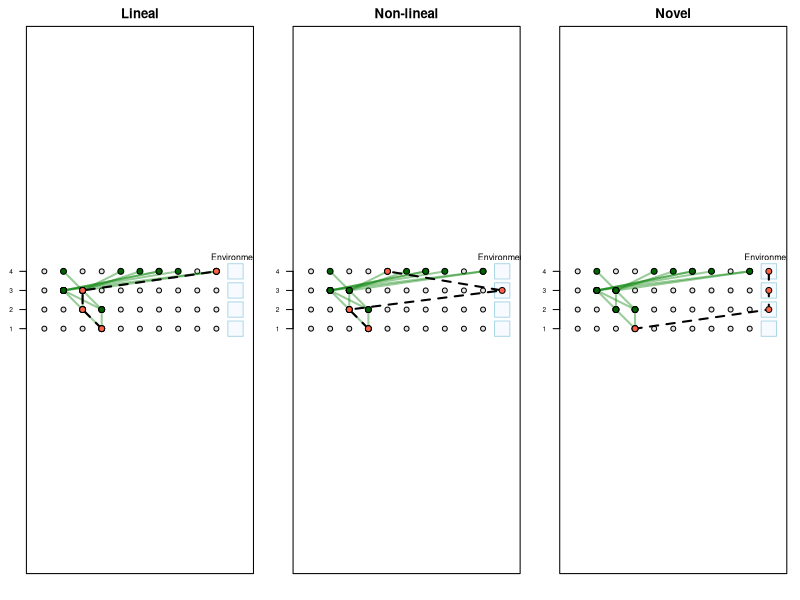
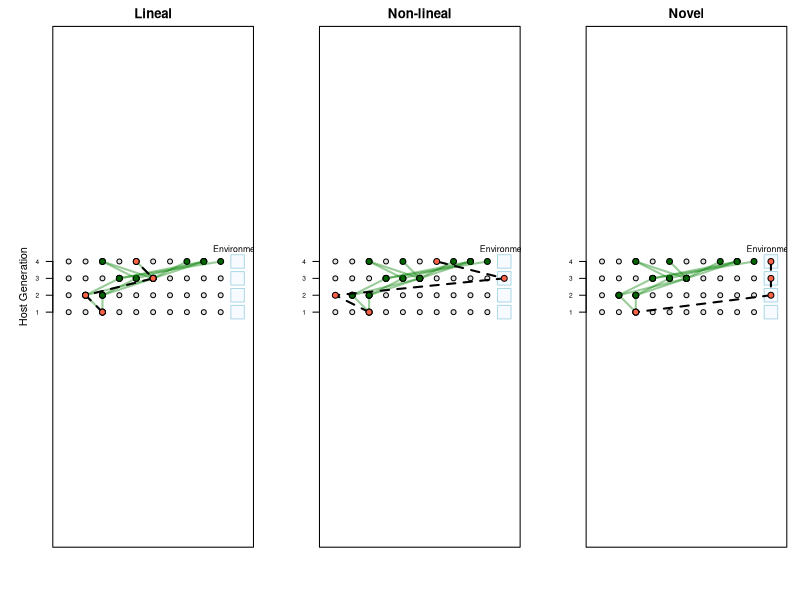

Write the R code that produced these figures, in order.
microbial_lineage_grid_plot <- function(n_hosts = 10, n_gens = 4,
                                        lineage_path,
                                        host_lineage = NULL,
                                        environment_col = n_hosts + 1,
                                        title = "Microbial Lineage Ancestry",
                                        y_axis_label = FALSE) {
  
  plot(NA, xlim = c(0.5, environment_col + 0.5), ylim = c(0.5, n_gens + 0.5),
       xaxt = "n", yaxt = "n",
       xlab = "", ylab = if (y_axis_label) "Host Generation" else "",
       main = title, asp = 1)
  
  axis(2, at = 1:n_gens, labels = paste0("", 1:n_gens), las = 1, cex.axis = 0.6)
  
  for (gen in 1:n_gens) {
    points(1:n_hosts, rep(gen, n_hosts), pch = 21, bg = "gray90", col = "black")
    rect(environment_col - 0.4, gen - 0.4, environment_col + 0.4, gen + 0.4,
         col = rgb(0.9, 0.95, 1, 0.3), border = "lightblue")
  }
  text(environment_col, n_gens + 0.75, "Environment", cex = 0.8)
  
  if (!is.null(host_lineage)) {
    for (line in host_lineage) {
      host_x <- sapply(line, function(pos) pos[2])
      host_y <- sapply(line, function(pos) pos[1])
      lines(host_x, host_y, col = rgb(0, 0.5, 0, 0.4), lwd = 2, alpha=0.1)
      points(host_x, host_y, pch = 21, bg = "darkgreen", col = "black", cex = 1.2)
    }
  }
  
  x_vals <- sapply(lineage_path, function(pos) pos[2])
  y_vals <- sapply(lineage_path, function(pos) pos[1])
  lines(x_vals, y_vals, col = "black", lwd = 2, lty = 2)
  points(x_vals, y_vals, pch = 21, bg = "tomato", col = "black", cex = 1.2)
  
  text(0.5, 1, "", pos = 4, cex = 0.8)
}

compare_microbial_lineages_bifurcating <- function() {
  # set.seed(123)
  par(mfrow = c(1, 3), mar = c(2, 2, 2, 1))
  n_gens <- 4
  n_hosts <- 10
  env_col <- n_hosts + 1
  
  # Track hosts per generation
  host_nodes_by_gen <- list()
  host_edges <- list()
  
  # Start with offspring
  offspring_col <- sample(1:n_hosts, 1)
  host_nodes_by_gen[[1]] <- list(c(1, offspring_col))
  
  for (gen in 2:n_gens) {
    nodes_this_gen <- list()
    for (child in host_nodes_by_gen[[gen - 1]]) {
      parents <- sample(1:n_hosts, 2)
      for (p in parents) {
        parent_node <- c(gen, p)
        nodes_this_gen[[length(nodes_this_gen) + 1]] <- parent_node
        host_edges[[length(host_edges) + 1]] <- list(child, parent_node)
      }
    }
    host_nodes_by_gen[[gen]] <- nodes_this_gen
  }
  
  # Convert edges to path segments for plotting
  host_lineage <- lapply(host_edges, function(edge) list(edge[[1]], edge[[2]]))
  
  # --- Lineal Microbe: follows one ancestral path only ---
  # Build a single host lineage path back in time
  lineage_lineal <- list(c(1, offspring_col))
  current_node <- c(1, offspring_col)
  
  for (gen in 2:n_gens) {
    # Find parent(s) of current node in host_edges
    parent_edges <- Filter(function(edge) {
      all(edge[[1]] == current_node)
    }, host_edges)
    
    if (length(parent_edges) > 0) {
      chosen_parent <- sample(parent_edges, 1)[[1]][[2]]
      if (runif(1) < 0.1) {
        lineage_lineal[[gen]] <- c(gen, env_col)
      } else {
        lineage_lineal[[gen]] <- chosen_parent
        current_node <- chosen_parent
      }
    } else {
      # If no parent found (shouldn't happen), stay in environment
      lineage_lineal[[gen]] <- c(gen, env_col)
    }
  }
  
  microbial_lineage_grid_plot(lineage_path = lineage_lineal,
                              host_lineage = host_lineage,
                              title = "Lineal",
                              y_axis_label = TRUE)
  
  # --- Non-lineal Microbe ---
  lineage_non_lineal <- list(c(1, offspring_col))
  for (gen in 2:n_gens) {
    if (gen == 3) {
      lineage_non_lineal[[gen]] <- c(gen, env_col)
    } else {
      col <- if (runif(1) < 0.1) env_col else sample(1:n_hosts, 1)
      lineage_non_lineal[[gen]] <- c(gen, col)
    }
  }
  
  microbial_lineage_grid_plot(lineage_path = lineage_non_lineal,
                              host_lineage = host_lineage,
                              title = "Non-lineal")
  
  # --- Discordant Microbe ---
  lineage_discordant <- list(c(1, offspring_col))
  for (gen in 2:n_gens) {
    lineage_discordant[[gen]] <- c(gen, env_col)
  }
  lineage_discordant <- rev(lineage_discordant)
  
  microbial_lineage_grid_plot(lineage_path = lineage_discordant,
                              host_lineage = host_lineage,
                              title = "Novel")
}

compare_microbial_lineages_bifurcating()



compare_microbial_lineages_bifurcating <- function() {
  set.seed(123)
  par(mgp = c(1.75, 1, 0), mfrow = c(1, 3), mar = c(4, 4, 2, 1))
  par(mfrow = c(1, 3), mar = c(4, 4, 2, 1))  # More space for y-axis label
  n_gens <- 4
  n_hosts <- 10
  env_col <- n_hosts + 1
  
  # Track hosts per generation
  host_nodes_by_gen <- list()
  host_edges <- list()
  
  # Start with offspring
  offspring_col <- sample(1:n_hosts, 1)
  host_nodes_by_gen[[1]] <- list(c(1, offspring_col))
  
  for (gen in 2:n_gens) {
    nodes_this_gen <- list()
    for (child in host_nodes_by_gen[[gen - 1]]) {
      parents <- sample(1:n_hosts, 2)
      for (p in parents) {
        parent_node <- c(gen, p)
        nodes_this_gen[[length(nodes_this_gen) + 1]] <- parent_node
        host_edges[[length(host_edges) + 1]] <- list(child, parent_node)
      }
    }
    host_nodes_by_gen[[gen]] <- nodes_this_gen
  }
  
  # Convert edges to path segments for plotting
  host_lineage <- lapply(host_edges, function(edge) list(edge[[1]], edge[[2]]))
  
  # --- Lineal Microbe: follows one ancestral path only ---
  lineage_lineal <- list(c(1, offspring_col))
  current_node <- c(1, offspring_col)
  
  for (gen in 2:n_gens) {
    parent_edges <- Filter(function(edge) all(edge[[1]] == current_node), host_edges)
    if (length(parent_edges) > 0) {
      chosen_parent <- sample(parent_edges, 1)[[1]][[2]]
      if (runif(1) < 0.1) {
        lineage_lineal[[gen]] <- c(gen, env_col)
      } else {
        lineage_lineal[[gen]] <- chosen_parent
        current_node <- chosen_parent
      }
    } else {
      lineage_lineal[[gen]] <- c(gen, env_col)
    }
  }
  
  microbial_lineage_grid_plot(lineage_path = lineage_lineal,
                              host_lineage = host_lineage,
                              title = "Lineal",
                              y_axis_label = TRUE)
  
  # --- Non-lineal Microbe: in environment in generation 3 ---
  lineage_non_lineal <- list(c(1, offspring_col))
  for (gen in 2:n_gens) {
    if (gen == 3) {
      lineage_non_lineal[[gen]] <- c(gen, env_col)
    } else {
      col <- if (runif(1) < 0.1) env_col else sample(1:n_hosts, 1)
      lineage_non_lineal[[gen]] <- c(gen, col)
    }
  }
  
  microbial_lineage_grid_plot(lineage_path = lineage_non_lineal,
                              host_lineage = host_lineage,
                              title = "Non-lineal",
                              y_axis_label = FALSE)
  
  # --- Discordant Microbe ---
  lineage_discordant <- list(c(1, offspring_col))
  for (gen in 2:n_gens) {
    lineage_discordant[[gen]] <- c(gen, env_col)
  }
  lineage_discordant <- rev(lineage_discordant)
  
  microbial_lineage_grid_plot(lineage_path = lineage_discordant,
                              host_lineage = host_lineage,
                              title = "Novel",
                              y_axis_label = FALSE)
}

compare_microbial_lineages_bifurcating()
